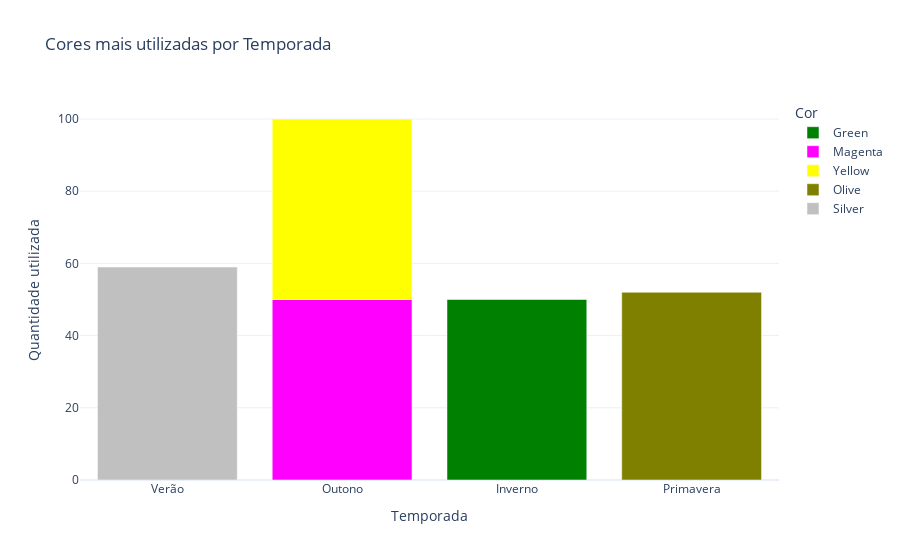

The notebook cell saved with this chart:
### Code cell
import pandas as pd
import plotly.express as px

# Carregar a base de dados
# df = pd.read_csv("seu_arquivo.csv")

# Contar a frequência de cada cor por temporada
df_colors = df.groupby(["Temporada", "Cor"]).size().reset_index(name="Contagem")

# Encontrar a(s) cor(es) mais usada(s) por temporada
max_counts = df_colors.groupby("Temporada")["Contagem"].transform(max)
df_top_colors = df_colors[df_colors["Contagem"] == max_counts]

# Ordem personalizada das estações
estacoes_ordem = ["Verão", "Outono", "Inverno", "Primavera"]

# Criar o gráfico de barras (empilhado para centralizar)
fig = px.bar(
    df_top_colors, x="Temporada", y="Contagem", color="Cor",
    title="Cores mais utilizadas por Temporada",
    # text_auto=True, barmode="relative",  # Barras empilhadas para centralizar
    color_discrete_map={cor: cor for cor in df_top_colors["Cor"].unique()},
    category_orders={"Temporada": estacoes_ordem}  # Define a ordem personalizada
)

# Ajustar espaçamento entre as barras e eixo X
fig.update_layout(
    xaxis_title="Temporada",
    yaxis_title="Quantidade utilizada",
    template="plotly_white",
    showlegend=True
)

# Exibir o gráfico
fig.show()

### Figure 1 — Plotly figure (JSON) as saved in the notebook; plotly's stock layout.template omitted (floating-point values rounded to 4 significant figures)
{"data": [{"hovertemplate": "Cor=Green<br>Temporada=%{x}<br>Contagem=%{y}<extra></extra>", "legendgroup": "Green", "marker": {"color": "Green", "pattern": {"shape": ""}}, "name": "Green", "orientation": "v", "showlegend": true, "textposition": "auto", "type": "bar", "x": ["Inverno"], "xaxis": "x", "y": [50], "yaxis": "y"}, {"hovertemplate": "Cor=Magenta<br>Temporada=%{x}<br>Contagem=%{y}<extra></extra>", "legendgroup": "Magenta", "marker": {"color": "Magenta", "pattern": {"shape": ""}}, "name": "Magenta", "orientation": "v", "showlegend": true, "textposition": "auto", "type": "bar", "x": ["Outono"], "xaxis": "x", "y": [50], "yaxis": "y"}, {"hovertemplate": "Cor=Yellow<br>Temporada=%{x}<br>Contagem=%{y}<extra></extra>", "legendgroup": "Yellow", "marker": {"color": "Yellow", "pattern": {"shape": ""}}, "name": "Yellow", "orientation": "v", "showlegend": true, "textposition": "auto", "type": "bar", "x": ["Outono"], "xaxis": "x", "y": [50], "yaxis": "y"}, {"hovertemplate": "Cor=Olive<br>Temporada=%{x}<br>Contagem=%{y}<extra></extra>", "legendgroup": "Olive", "marker": {"color": "Olive", "pattern": {"shape": ""}}, "name": "Olive", "orientation": "v", "showlegend": true, "textposition": "auto", "type": "bar", "x": ["Primavera"], "xaxis": "x", "y": [52], "yaxis": "y"}, {"hovertemplate": "Cor=Silver<br>Temporada=%{x}<br>Contagem=%{y}<extra></extra>", "legendgroup": "Silver", "marker": {"color": "Silver", "pattern": {"shape": ""}}, "name": "Silver", "orientation": "v", "showlegend": true, "textposition": "auto", "type": "bar", "x": ["Verão"], "xaxis": "x", "y": [59], "yaxis": "y"}], "layout": {"barmode": "relative", "legend": {"title": {"text": "Cor"}, "tracegroupgap": 0}, "showlegend": true, "title": {"text": "Cores mais utilizadas por Temporada"}, "xaxis": {"anchor": "y", "categoryarray": ["Verão", "Outono", "Inverno", "Primavera"], "categoryorder": "array", "domain": [0, 1], "title": {"text": "Temporada"}}, "yaxis": {"anchor": "x", "domain": [0, 1], "title": {"text": "Quantidade utilizada"}}}}
